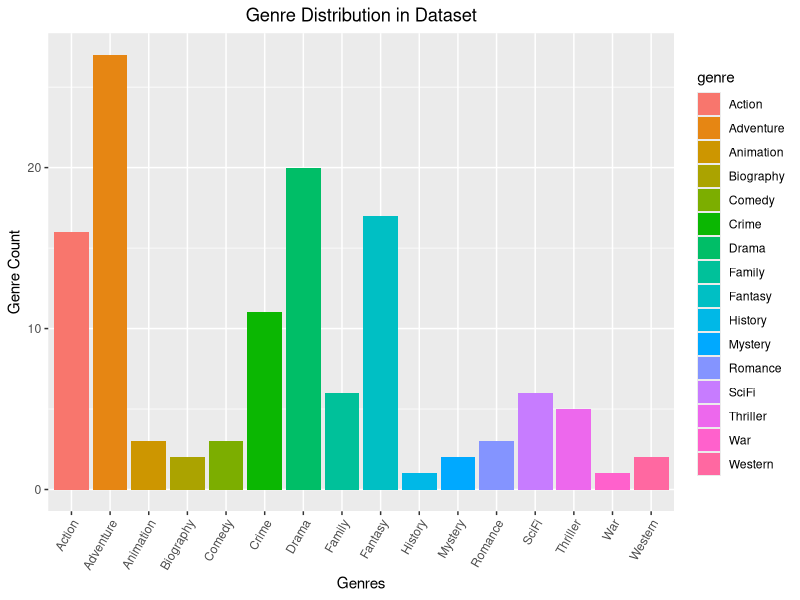
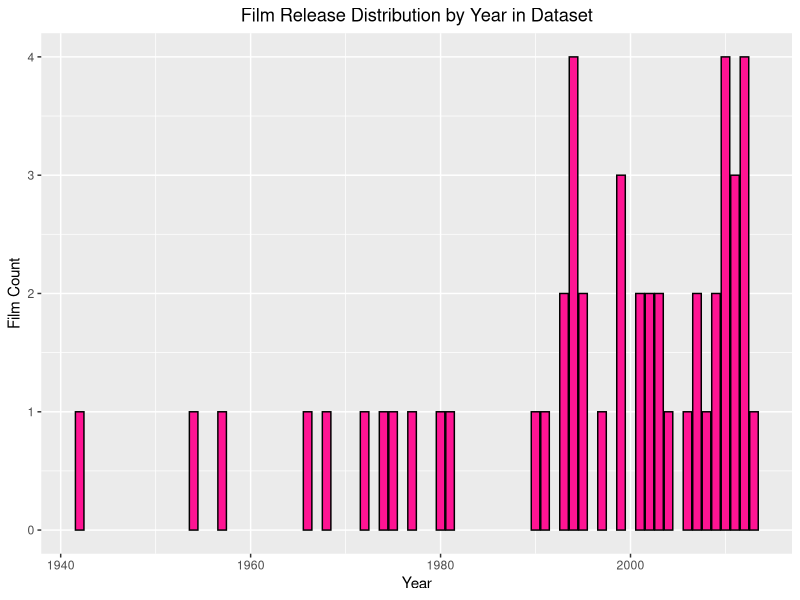
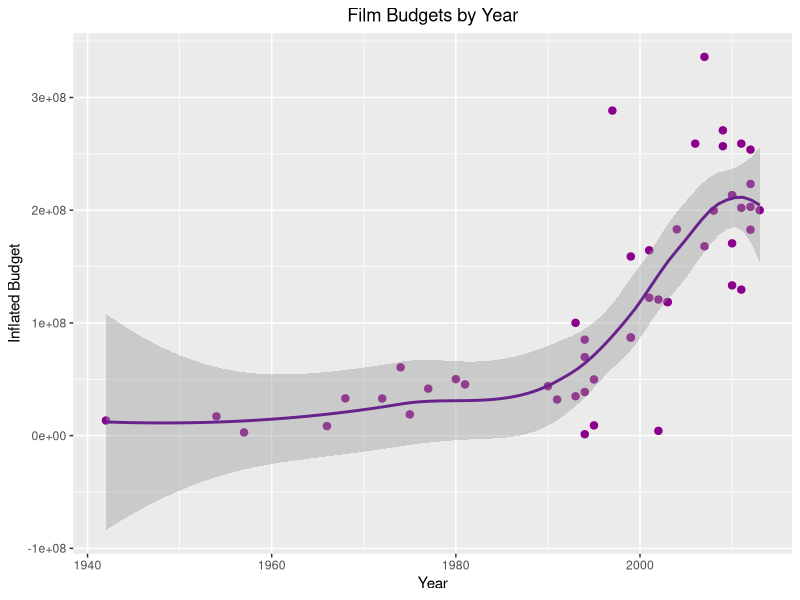
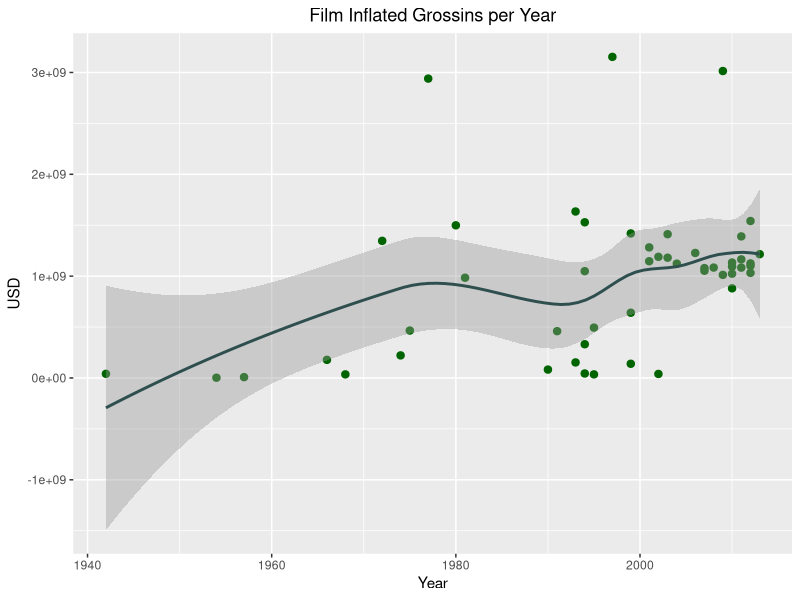
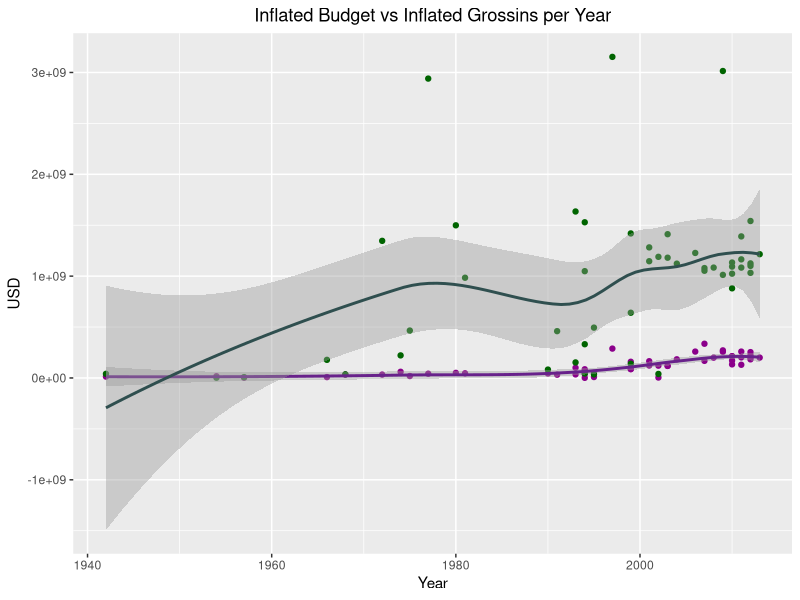
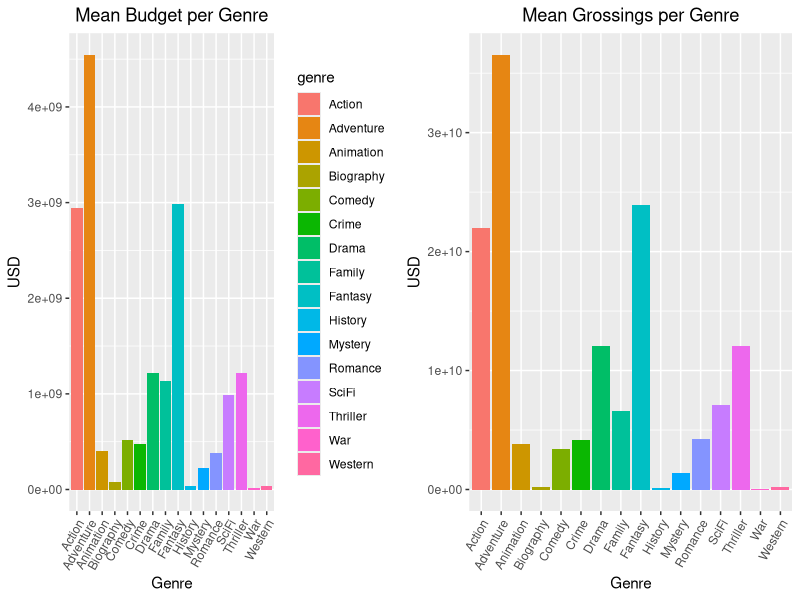
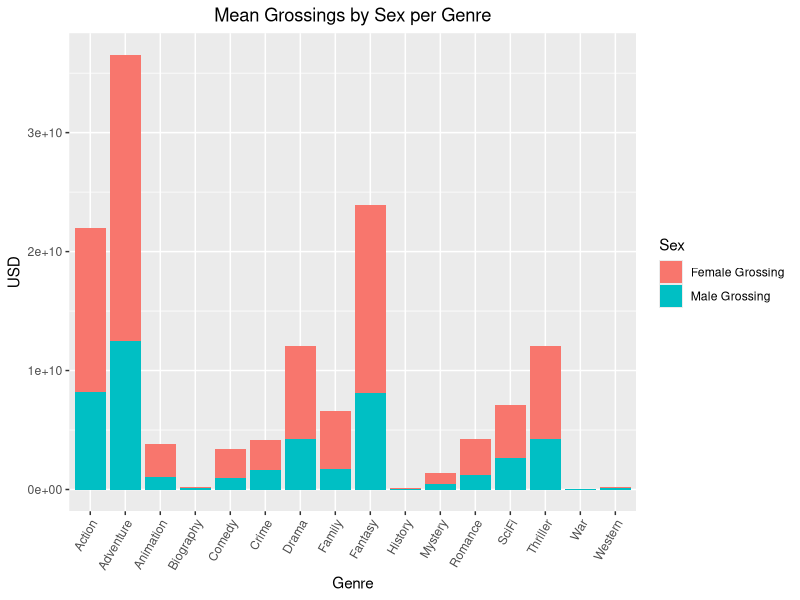
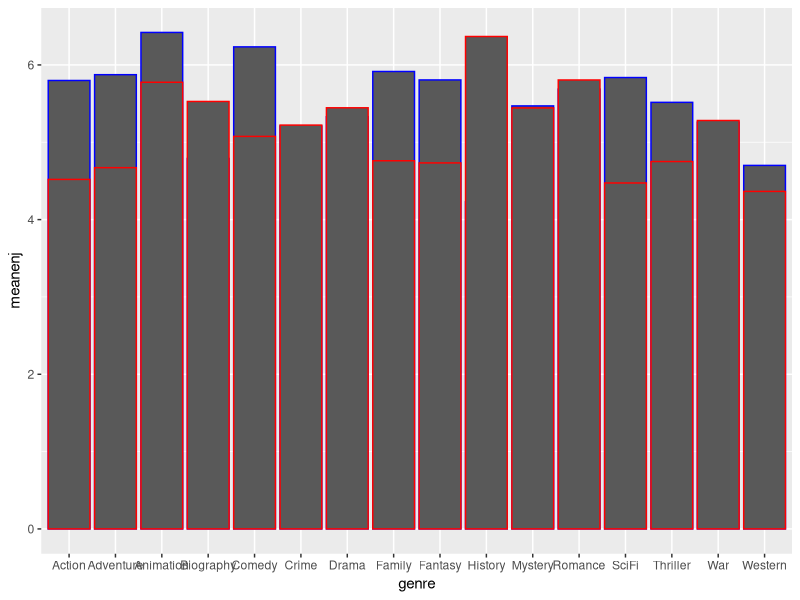

Here is the R script that generated these plots, in order:
## ---- chunk 1
knitr::opts_chunk$set(echo = TRUE)
## ---- chunk 2
#Packages loading to use
library(tidyverse) ##Loaded for dplyr and to 'clean' data
library(ggplot2) ##Loaded for plotting
library(dplyr) ##Loaded for computer issues
library(gridExtra) #Loaded to arrange plots
library(yaml)

##Read in data and save it to variable raw_data
raw_data <- read.csv(file = "popular_film_data.csv")
## ---- chunk 3
#To remove "$" and "," from InflatedBudget
raw_data$InflatedBudget <-  gsub("\\$","", raw_data$InflatedBudget) 
raw_data$InflatedBudget <-  as.numeric(gsub(",","", raw_data$InflatedBudget))

#To remove "$" and "," from InflatedGross
raw_data$InflatedGross <-  gsub("\\$","", raw_data$InflatedGross) 
raw_data$InflatedGross <-  as.numeric(gsub(",","", raw_data$InflatedGross))

#To remove "$" and "," from TotalGross
raw_data$TotalGross <-  gsub("\\$","", raw_data$TotalGross) 
raw_data$TotalGross <-  as.numeric(gsub(",","", raw_data$TotalGross))

#Mutating for new column stored in Proportion_female
raw_data <- raw_data |> mutate (Proportion_female = (1 - Proportion_male))
## ---- chunk 4
#For transparencys sake, its also important to note how many films under each genre make up the dataset.
genre_total <- rbind(cbind(genre = "Comedy", raw_data %>% filter(Comedy == 1) %>% summarise(sumG = sum(Comedy == 1))),
    cbind(genre = "Drama", raw_data %>% filter(Drama == 1) %>% summarise(sumG = sum(Drama == 1))),
    cbind(genre = "Western", raw_data %>% filter(Western == 1) %>% summarise(sumG = sum(Western == 1))),
    cbind(genre = "Action", raw_data %>% filter(Action == 1) %>% summarise(sumG = sum(Action == 1))),
    cbind(genre = "Biography", raw_data %>% filter(Biography == 1) %>% summarise(sumG = sum(Biography == 1))),
    cbind(genre = "History", raw_data %>% filter(History == 1) %>% summarise(sumG = sum(History == 1))),
    cbind(genre = "Adventure", raw_data %>% filter(Adventure == 1) %>% summarise(sumG = sum(Adventure == 1))),
    cbind(genre = "Fantasy", raw_data %>% filter(Fantasy == 1) %>% summarise(sumG = sum(Fantasy == 1))),
    cbind(genre = "Mystery", raw_data %>% filter(Mystery == 1) %>% summarise(sumG = sum(Mystery == 1))),
    cbind(genre = "SciFi", raw_data %>% filter(SciFi == 1) %>% summarise(sumG = sum(SciFi == 1))),
    cbind(genre = "Romance", raw_data %>% filter(Romance == 1) %>% summarise(sumG = sum(Romance == 1))),
    cbind(genre = "Thriller", raw_data %>% filter(Thriller == 1) %>% summarise(sumG = sum(Thriller == 1))),
    cbind(genre = "Crime", raw_data %>% filter(Crime == 1) %>% summarise(sumG = sum(Crime == 1))),
    cbind(genre = "War", raw_data %>% filter(War == 1) %>% summarise(sumG = sum(War == 1))),
    cbind(genre = "Family", raw_data %>% filter(Family == 1) %>% summarise(sumG = sum(Family == 1))),
    cbind(genre = "Animation", raw_data %>% filter(Animation == 1) %>% summarise(sumG = sum(Animation == 1))))%>% arrange(desc(sumG))

genre_total
#the end of numbers of genre

#ggplot(genre_total) + geom_histogram(mapping = aes(x = (genre_total$stat = "count"), stat = "identity"))+ geom_histogram(bins = 15)
#ggplot(genre_total, aes(x = (genre_total$stat = "count"), stat = "identity") + geom_histogram(bins = 15))
Genre_Count_Plot <- ggplot(genre_total) + geom_bar(mapping = aes(genre, sumG, fill = genre), stat = "identity", position = "dodge") + labs(x = 'Genres', y = 'Genre Count', title = 'Genre Distribution in Dataset') + theme(axis.text.x = element_text(angle = 60, hjust = 1)) + theme(plot.title = element_text(hjust = 0.5))



## ---- chunk 5
#To view our data with the new variable.
glimpse(raw_data)
## ---- chunk 6

max_year <- max(raw_data$Year)
min_year <- min(raw_data$Year)
Year_range <- range(raw_data$Year)
cat("The year range of our data is ", min_year, "to ", max_year, ".")
quantity_films <- nrow(raw_data)

cat("\nOur dataset is made up of ", quantity_films, " films.")
Genre_Count_Plot
## ---- chunk 7
count_movieby_year <-  raw_data|>group_by(Year) |> summarise(Movie_Count = n()) |> arrange(desc(Movie_Count))
ggplot(count_movieby_year, aes(x = Year, y = Movie_Count)) + geom_col(fill = "deeppink", color = "black") + labs(x = 'Year', y = 'Film Count', title = 'Film Release Distribution by Year in Dataset') + theme(plot.title = element_text(hjust = 0.5))
## ---- chunk 8
Avg_Budget_by_Year <- raw_data |> group_by(Year)|> summarise(InflatedBudget) |> ggplot(aes(Year,InflatedBudget)) +geom_point(size = 2.2, color = "darkmagenta") + geom_smooth(color = "darkorchid4")+labs(x = 'Year', y = 'Inflated Budget', title = 'Film Budgets by Year') + theme(plot.title = element_text(hjust = 0.5))
## ---- chunk 9
Avg_Budget_by_Year
## ---- chunk 10
Avg_Grossing_by_Year <- raw_data |> group_by(Year) |> summarise(InflatedGross) |> ggplot(aes(Year,InflatedGross)) +geom_point(size = 2.2, color = "darkgreen") + geom_smooth(color = "darkslategray") + labs(x = 'Year', y = 'USD', title = 'Film Inflated Grossins per Year') + theme(plot.title = element_text(hjust = 0.5))

## ---- chunk 11
Avg_Grossing_by_Year
## ---- chunk 12
##It's a little hard to compare the *InflatedGross* income and the *InflatedBudget* in two graphs so lets display this information together so we can analyse it. 
#raw_data |> group_by(Year)|> ggplot(aes(Year,InflatedGross, InflatedBudget, color = )) +geom_point() + geom_smooth(method = 'loess', formula = 'y~x')
raw_data |> group_by(Year) |> ggplot(aes(x=Year))+geom_point(aes(y=InflatedBudget),color = "darkmagenta") + geom_point(aes(y=InflatedGross), color = "darkgreen") + geom_smooth(aes(y=InflatedBudget), color = "darkorchid4") + geom_smooth(aes(y=InflatedGross), color = "darkslategray") + labs(x = 'Year', y = 'USD', title = 'Inflated Budget vs Inflated Grossins per Year') + theme(plot.title = element_text(hjust = 0.5))
## ---- chunk 13
raw_data |> slice_max(InflatedGross, n = 10) |> select(FilmName, Year, InflatedGross)

## ---- chunk 14
#Is there a specific genre that costs more to produce? First, we'll see what the most and least expensive films to produce where.
raw_data |> slice_max(InflatedBudget, n = 1) |> select(FilmName, InflatedGross)
raw_data |> slice_min(InflatedBudget, n = 1) |> select(FilmName, InflatedGross)

## ---- chunk 15
#And what films made the most and least grossing? What genres were these films?
raw_data |> slice_max(InflatedGross, n = 10) |> select(FilmName, InflatedGross)
#still need the genre
## ---- chunk 16
#We'll arrange the code to output what we need to see. 
genreGrossBudget <- (rbind(cbind(genre = "Comedy", raw_data %>% filter(Comedy == 1) %>% summarise(meangross = mean(InflatedGross), meanBudget = mean(InflatedBudget), Male_Proportion = Proportion_male, Female_Proportion = Proportion_female, Femalegross = ((mean(Proportion_female))*meangross), Malegross = ((mean(Proportion_male))*meangross))),
      cbind(genre = "Drama", raw_data %>% filter(Drama == 1) %>% summarise(meangross = mean(InflatedGross),meanBudget = mean(InflatedBudget),  Male_Proportion = Proportion_male, Female_Proportion = Proportion_female, Femalegross = ((mean(Proportion_female))*meangross), Malegross = ((mean(Proportion_male))*meangross))),
      cbind(genre = "Western", raw_data %>% filter(Western == 1) %>% summarise(meangross = mean(InflatedGross),meanBudget = mean(InflatedBudget),  Male_Proportion = Proportion_male, Female_Proportion = Proportion_female, Femalegross = ((mean(Proportion_female))*meangross), Malegross = ((mean(Proportion_male))*meangross))),
      cbind(genre = "Action", raw_data %>% filter(Action == 1) %>% summarise(meangross = mean(InflatedGross),meanBudget = mean(InflatedBudget),  Male_Proportion = Proportion_male, Female_Proportion = Proportion_female, Femalegross = ((mean(Proportion_female))*meangross), Malegross = ((mean(Proportion_male))*meangross))),
     cbind(genre = "Biography", raw_data %>% filter(Biography == 1) %>% summarise(meangross = mean(InflatedGross),meanBudget = mean(InflatedBudget), Malegross = ((mean(Proportion_male))*meangross), Male_Proportion = Proportion_male, Female_Proportion = Proportion_female, Femalegross = ((mean(Proportion_female))*meangross), Malegross = ((mean(Proportion_male))*meangross))),
    cbind(genre = "History", raw_data %>% filter(History == 1) %>% summarise(meangross = mean(InflatedGross),meanBudget = mean(InflatedBudget),  Male_Proportion = Proportion_male, Female_Proportion = Proportion_female, Femalegross = ((mean(Proportion_female))*meangross), Malegross = ((mean(Proportion_male))*meangross))), 
    cbind(genre = "Adventure", raw_data %>% filter(Adventure == 1) %>% summarise(meangross = mean(InflatedGross),meanBudget = mean(InflatedBudget),  Male_Proportion = Proportion_male, Female_Proportion = Proportion_female, Femalegross = ((mean(Proportion_female))*meangross), Malegross = ((mean(Proportion_male))*meangross))),
        cbind(genre = "Fantasy", raw_data %>% filter(Fantasy == 1) %>% summarise(meangross = mean(InflatedGross),meanBudget = mean(InflatedBudget),  Male_Proportion = Proportion_male, Female_Proportion = Proportion_female, Femalegross = ((mean(Proportion_female))*meangross), Malegross = ((mean(Proportion_male))*meangross))),
    cbind(genre = "Mystery", raw_data %>% filter(Mystery == 1) %>% summarise(meangross = mean(InflatedGross),meanBudget = mean(InflatedBudget),  Male_Proportion = Proportion_male, Female_Proportion = Proportion_female, Femalegross = ((mean(Proportion_female))*meangross), Malegross = ((mean(Proportion_male))*meangross))),
    cbind(genre = "SciFi", raw_data %>% filter(SciFi == 1) %>% summarise(meangross = mean(InflatedGross),meanBudget = mean(InflatedBudget),  Male_Proportion = Proportion_male, Female_Proportion = Proportion_female, Femalegross = ((mean(Proportion_female))*meangross), Malegross = ((mean(Proportion_male))*meangross))),
    cbind(genre = "Romance", raw_data %>% filter(Romance == 1) %>% summarise(meangross = mean(InflatedGross),meanBudget = mean(InflatedBudget),  Male_Proportion = Proportion_male, Female_Proportion = Proportion_female, Femalegross = ((mean(Proportion_female))*meangross), Malegross = ((mean(Proportion_male))*meangross))),
    cbind(genre = "Thriller", raw_data %>% filter(Drama == 1) %>% summarise(meangross = mean(InflatedGross),meanBudget = mean(InflatedBudget),  Male_Proportion = Proportion_male, Female_Proportion = Proportion_female, Femalegross = ((mean(Proportion_female))*meangross), Malegross = ((mean(Proportion_male))*meangross))),
    cbind(genre = "Crime", raw_data %>% filter(Crime == 1) %>% summarise(meangross = mean(InflatedGross),meanBudget = mean(InflatedBudget),  Male_Proportion = Proportion_male, Female_Proportion = Proportion_female, Femalegross = ((mean(Proportion_female))*meangross), Malegross = ((mean(Proportion_male))*meangross))),
    cbind(genre = "War", raw_data %>% filter(War == 1) %>% summarise(meangross = mean(InflatedGross),meanBudget = mean(InflatedBudget),  Male_Proportion = Proportion_male, Female_Proportion = Proportion_female, Femalegross = ((mean(Proportion_female))*meangross), Malegross = ((mean(Proportion_male))*meangross))),
    cbind(genre = "Family", raw_data %>% filter(Family == 1) %>% summarise(meangross = mean(InflatedGross),meanBudget = mean(InflatedBudget),  Male_Proportion = Proportion_male, Female_Proportion = Proportion_female, Femalegross = ((mean(Proportion_female))*meangross), Malegross = ((mean(Proportion_male))*meangross))),
    cbind(genre = "Animation", raw_data %>% filter(Animation == 1) %>% summarise(meangross = mean(InflatedGross),meanBudget = mean(InflatedBudget), Male_Proportion = Proportion_male, Female_Proportion = Proportion_female, Femalegross = ((mean(Proportion_female))*meangross), Malegross = ((mean(Proportion_male))*meangross)))) %>% arrange(desc(meanBudget)))
genreGrossBudget

## ---- chunk 17
#Over all, what genre cost more to produce on average? How much did that category produce in grossings?

#Over all, what genre cost more to produce on average? How much did that category produce in grossing? 
genreGrossBudget |> slice(which(meanBudget ==max(meanBudget) | meanBudget == min(meanBudget))) |> distinct()

## ---- chunk 18
meanBudget_Genre <- ggplot(genreGrossBudget) + geom_bar(mapping = aes(genre, meanBudget, fill = genre), stat = "identity") + labs(x = 'Genre', y = 'USD', title = 'Mean Budget per Genre') + theme(axis.text.x = element_text(angle = 60, hjust = 1)) + theme(plot.title = element_text(hjust = 0.5))

meanGross_Genre <- ggplot(genreGrossBudget) + geom_bar(mapping = aes(genre, meangross, fill = genre), stat = "identity", show.legend = FALSE) + labs(x = 'Genre', y = 'USD', title = 'Mean Grossings per Genre') + theme(axis.text.x = element_text(angle = 60, hjust = 1)) + theme(plot.title = element_text(hjust = 0.5))

grid.arrange(meanBudget_Genre, meanGross_Genre, nrow = 1)

## ---- chunk 19
genreGrossBudget |> pivot_longer(cols = ends_with("alegross"), names_to = "Sex", values_to = "proportion") |> ggplot() + geom_col(aes(x = genre, y = proportion, fill = Sex)) + labs(x = 'Genre', y = 'USD', title = 'Mean Grossings by Sex per Genre') + theme(axis.text.x = element_text(angle = 60, hjust = 1)) + theme(plot.title = element_text(hjust = 0.5)) + scale_fill_discrete(labels = c("Female Grossing", "Male Grossing"))
## ---- chunk 20
#genre enjoyment
genre_enj <- rbind(cbind(genre = "Comedy", raw_data %>% filter(Comedy == 1) %>% summarise(meanenj = mean(Enjoyment))),
    cbind(genre = "Drama", raw_data %>% filter(Drama == 1) %>% summarise(meanenj = mean(Enjoyment))),
    cbind(genre = "Western", raw_data %>% filter(Western == 1) %>% summarise(meanenj = mean(Enjoyment))),
    cbind(genre = "Action", raw_data %>% filter(Action == 1) %>% summarise(meanenj = mean(Enjoyment))),
    cbind(genre = "Biography", raw_data %>% filter(Biography == 1) %>% summarise(meanenj = mean(Enjoyment))),
    cbind(genre = "History", raw_data %>% filter(History == 1) %>% summarise(meanenj = mean(Enjoyment))),
    cbind(genre = "Adventure", raw_data %>% filter(Adventure == 1) %>% summarise(meanenj = mean(Enjoyment))),
    cbind(genre = "Fantasy", raw_data %>% filter(Fantasy == 1) %>% summarise(meanenj = mean(Enjoyment))),
    cbind(genre = "Mystery", raw_data %>% filter(Mystery == 1) %>% summarise(meanenj = mean(Enjoyment))),
    cbind(genre = "SciFi", raw_data %>% filter(SciFi == 1) %>% summarise(meanenj = mean(Enjoyment))),
    cbind(genre = "Romance", raw_data %>% filter(Romance == 1) %>% summarise(meanenj = mean(Enjoyment))),
    cbind(genre = "Thriller", raw_data %>% filter(Thriller == 1) %>% summarise(meanenj = mean(Enjoyment))),
    cbind(genre = "Crime", raw_data %>% filter(Crime == 1) %>% summarise(meanenj = mean(Enjoyment))),
    cbind(genre = "War", raw_data %>% filter(War == 1) %>% summarise(meanenj = mean(Enjoyment))),
    cbind(genre = "Family", raw_data %>% filter(Family == 1) %>% summarise(meanenj = mean(Enjoyment))),
    cbind(genre = "Animation", raw_data %>% filter(Animation == 1) %>% summarise(meanenj = mean(Enjoyment))))%>% arrange(desc(meanenj))

genre_enj |> slice(which(meanenj ==max(meanenj) | meanenj == min(meanenj))) |> distinct()

## ---- chunk 21
#genre appreaction
genre_app <- rbind(cbind(genre = "Comedy", raw_data %>% filter(Comedy == 1) %>% summarise(meanapp = mean(Appreciation))),
    cbind(genre = "Drama", raw_data %>% filter(Drama == 1) %>% summarise(meanapp = mean(Appreciation))),
    cbind(genre = "Western", raw_data %>% filter(Western == 1) %>% summarise(meanapp = mean(Appreciation))),
    cbind(genre = "Action", raw_data %>% filter(Action == 1) %>% summarise(meanapp = mean(Appreciation))),
    cbind(genre = "Biography", raw_data %>% filter(Biography == 1) %>% summarise(meanapp = mean(Appreciation))),
    cbind(genre = "History", raw_data %>% filter(History == 1) %>% summarise(meanapp = mean(Appreciation))),
    cbind(genre = "Adventure", raw_data %>% filter(Adventure == 1) %>% summarise(meanapp = mean(Appreciation))),
    cbind(genre = "Fantasy", raw_data %>% filter(Fantasy == 1) %>% summarise(meanapp = mean(Appreciation))),
    cbind(genre = "Mystery", raw_data %>% filter(Mystery == 1) %>% summarise(meanapp = mean(Appreciation))),
    cbind(genre = "SciFi", raw_data %>% filter(SciFi == 1) %>% summarise(meanapp = mean(Appreciation))),
    cbind(genre = "Romance", raw_data %>% filter(Romance == 1) %>% summarise(meanapp = mean(Appreciation))),
    cbind(genre = "Thriller", raw_data %>% filter(Thriller == 1) %>% summarise(meanapp = mean(Appreciation))),
    cbind(genre = "Crime", raw_data %>% filter(Crime == 1) %>% summarise(meanapp = mean(Appreciation))),
    cbind(genre = "War", raw_data %>% filter(War == 1) %>% summarise(meanapp = mean(Appreciation))),
    cbind(genre = "Family", raw_data %>% filter(Family == 1) %>% summarise(meanapp = mean(Appreciation))),
    cbind(genre = "Animation", raw_data %>% filter(Animation == 1) %>% summarise(meanapp = mean(Appreciation))))%>% arrange(desc(meanapp))

genre_app |> slice(which(meanapp ==max(meanapp) | meanapp == min(meanapp))) |> distinct()
## ---- chunk 22
combined_df <- merge(genre_app, genre_enj, by="genre", all=TRUE)
ggplot(combined_df,aes(x=genre)) + 
          geom_bar(aes(y=meanenj),stat="identity",position="dodge",col="blue") +
          geom_bar(position="dodge") +   
          geom_bar(aes(y=meanapp),stat="identity",position="dodge",col="red")
library(reshape2)
combined_df.long<-melt(combined_df)
ggplot(combined_df.long,aes(genre,value,fill=variable))+
     geom_bar(stat="identity",position="dodge")+facet_wrap(~genre)
## ---- chunk 23
raw_data |> slice_max(Appreciation, n = 10)|> select(FilmName,Appreciation, Enjoyment)

raw_data |> slice_max(Enjoyment, n = 10) |> select(FilmName, Enjoyment, Appreciation)

raw_data |> slice_max(InflatedGross, n = 10) |> select(FilmName, InflatedGross, Appreciation, Enjoyment)
